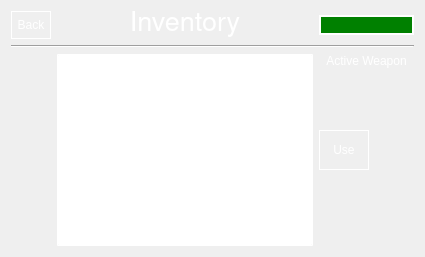
      <widget class="QWidget" name="page">
       <layout class="QGridLayout" name="gridLayout_6">
        <item row="3" column="3">
         <widget class="QPushButton" name="use_item_button">
          <property name="sizePolicy">
           <sizepolicy hsizetype="Fixed" vsizetype="Fixed">
            <horstretch>0</horstretch>
            <verstretch>0</verstretch>
           </sizepolicy>
          </property>
          <property name="maximumSize">
           <size>
            <width>50</width>
            <height>40</height>
           </size>
          </property>
          <property name="styleSheet">
           <string notr="true">color:white;
border-style: outset;
border-width: 1px;
border-color:white;</string>
          </property>
          <property name="text">
           <string>Use</string>
          </property>
         </widget>
        </item>
        <item row="1" column="0" colspan="4">
         <widget class="Line" name="line_9">
          <property name="orientation">
           <enum>Qt::Horizontal</enum>
          </property>
         </widget>
        </item>
        <item row="0" column="3">
         <widget class="QProgressBar" name="health_bar_2">
          <property name="sizePolicy">
           <sizepolicy hsizetype="Fixed" vsizetype="Fixed">
            <horstretch>0</horstretch>
            <verstretch>0</verstretch>
           </sizepolicy>
          </property>
          <property name="maximumSize">
           <size>
            <width>200</width>
            <height>20</height>
           </size>
          </property>
          <property name="styleSheet">
           <string notr="true">QProgressBar{
	border: 2px solid white;
}
QProgressBar::chunk {
	background-color: green;
 }</string>
          </property>
          <property name="value">
           <number>100</number>
          </property>
          <property name="format">
           <string/>
          </property>
         </widget>
        </item>
        <item row="2" column="1" rowspan="3" colspan="2">
         <widget class="QListWidget" name="main_inventory">
          <property name="styleSheet">
           <string notr="true">border-style: outset;
border-width: 2px;
border-color:white;
color:white;</string>
          </property>
         </widget>
        </item>
        <item row="0" column="1" colspan="2">
         <widget class="QLabel" name="label_4">
          <property name="font">
           <font>
            <family>Nimbus Sans L</family>
            <pointsize>20</pointsize>
           </font>
          </property>
          <property name="styleSheet">
           <string notr="true">color:white;</string>
          </property>
          <property name="text">
           <string>Inventory</string>
          </property>
          <property name="alignment">
           <set>Qt::AlignCenter</set>
          </property>
         </widget>
        </item>
        <item row="2" column="0">
         <spacer name="horizontalSpacer_9">
          <property name="orientation">
           <enum>Qt::Horizontal</enum>
          </property>
          <property name="sizeType">
           <enum>QSizePolicy::Expanding</enum>
          </property>
          <property name="sizeHint" stdset="0">
           <size>
            <width>40</width>
            <height>20</height>
           </size>
          </property>
         </spacer>
        </item>
        <item row="0" column="0">
         <widget class="QPushButton" name="main_inventory_back">
          <property name="sizePolicy">
           <sizepolicy hsizetype="Fixed" vsizetype="Fixed">
            <horstretch>0</horstretch>
            <verstretch>0</verstretch>
           </sizepolicy>
          </property>
          <property name="maximumSize">
           <size>
            <width>50</width>
            <height>40</height>
           </size>
          </property>
          <property name="styleSheet">
           <string notr="true">color:white;
border-style: outset;
border-width: 1px;
border-color:white;</string>
          </property>
          <property name="text">
           <string>Back</string>
          </property>
         </widget>
        </item>
        <item row="2" column="3">
         <widget class="QLabel" name="active_weapon_label">
          <property name="styleSheet">
           <string notr="true">color:white;</string>
          </property>
          <property name="text">
           <string>Active Weapon</string>
          </property>
          <property name="alignment">
           <set>Qt::AlignHCenter|Qt::AlignTop</set>
          </property>
         </widget>
        </item>
        <item row="4" column="3">
         <spacer name="horizontalSpacer_10">
          <property name="orientation">
           <enum>Qt::Horizontal</enum>
          </property>
          <property name="sizeHint" stdset="0">
           <size>
            <width>40</width>
            <height>20</height>
           </size>
          </property>
         </spacer>
        </item>
       </layout>
      </widget>
